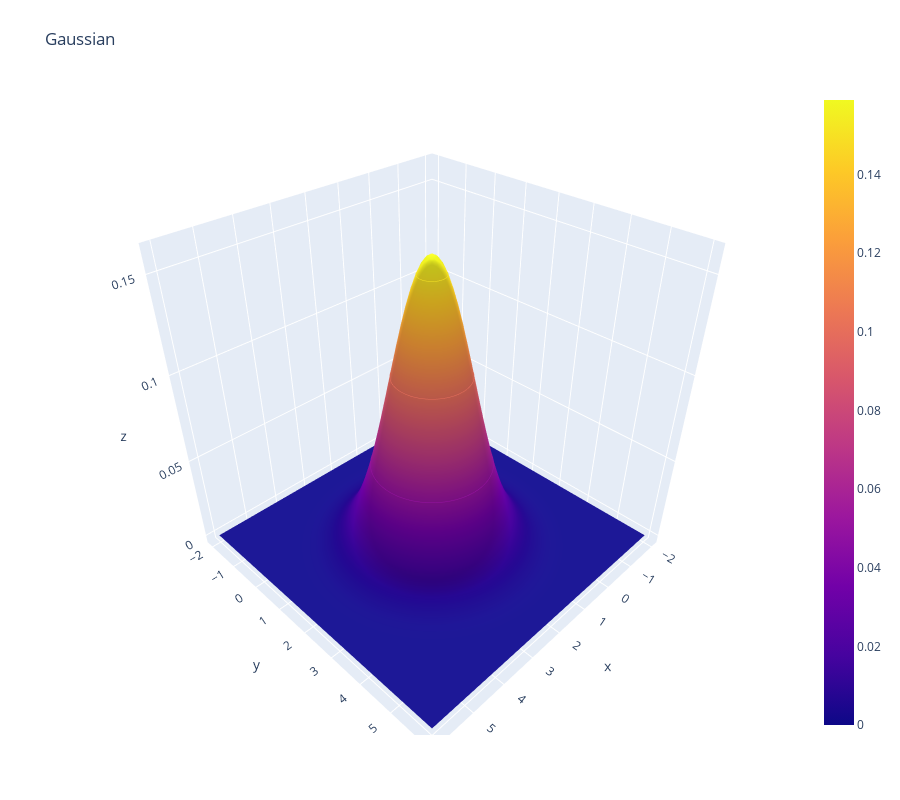

The notebook cell this image was saved under:
### Code cell
fig = go.Figure(data=[go.Surface(z=z,x=x,y=y)])
fig.update_traces(contours_z=dict(show=True, usecolormap=True,
                                  highlightcolor="limegreen", project_z=True))
fig.update_layout(title='Gaussian', autosize=False,
                  width=900, height=800,
                  margin=dict(l=65, r=50, b=65, t=90))

fig.show()
